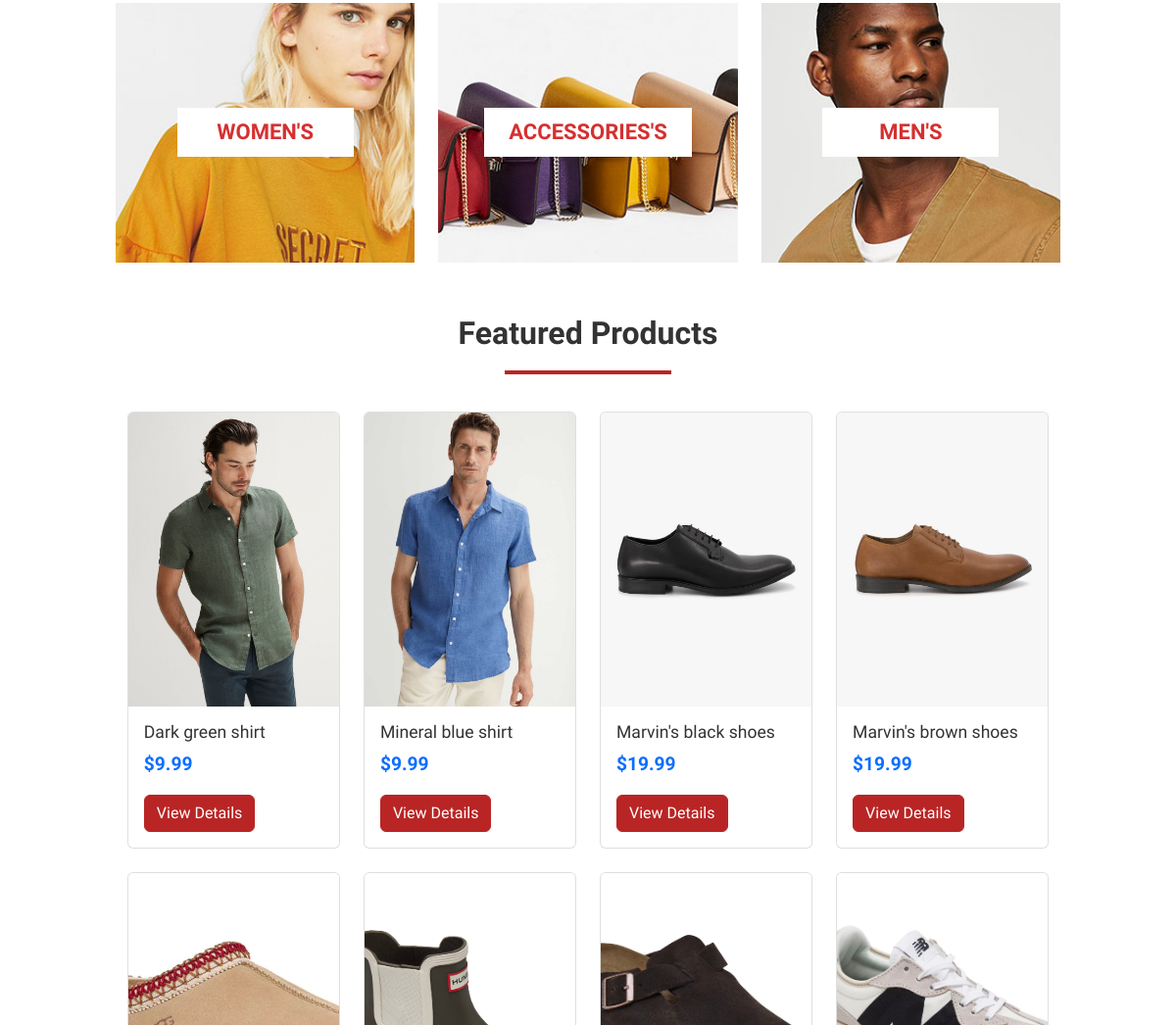
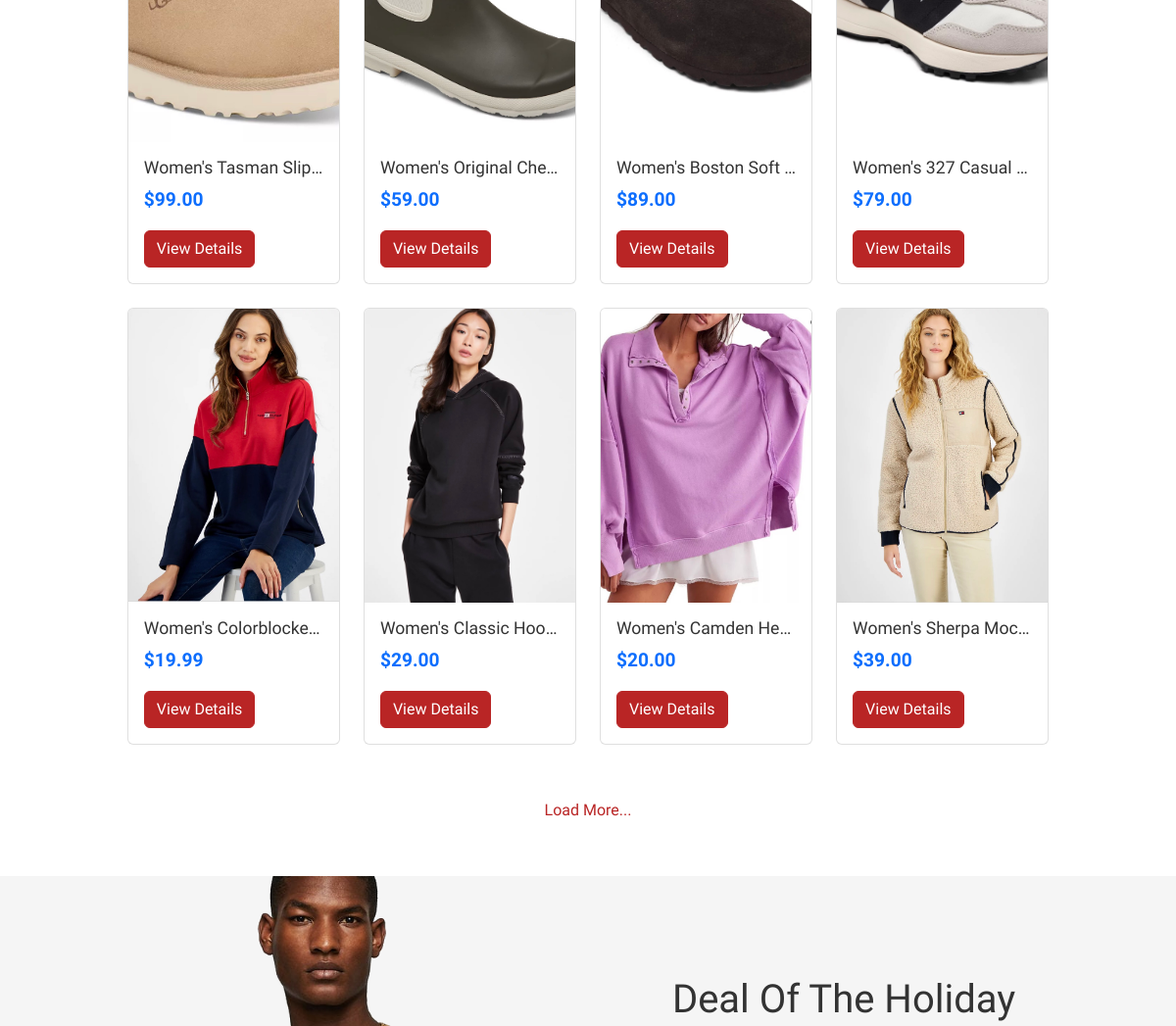
/ (middle part), run on an earlier commit of the app's database (2 pictures, top to bottom).
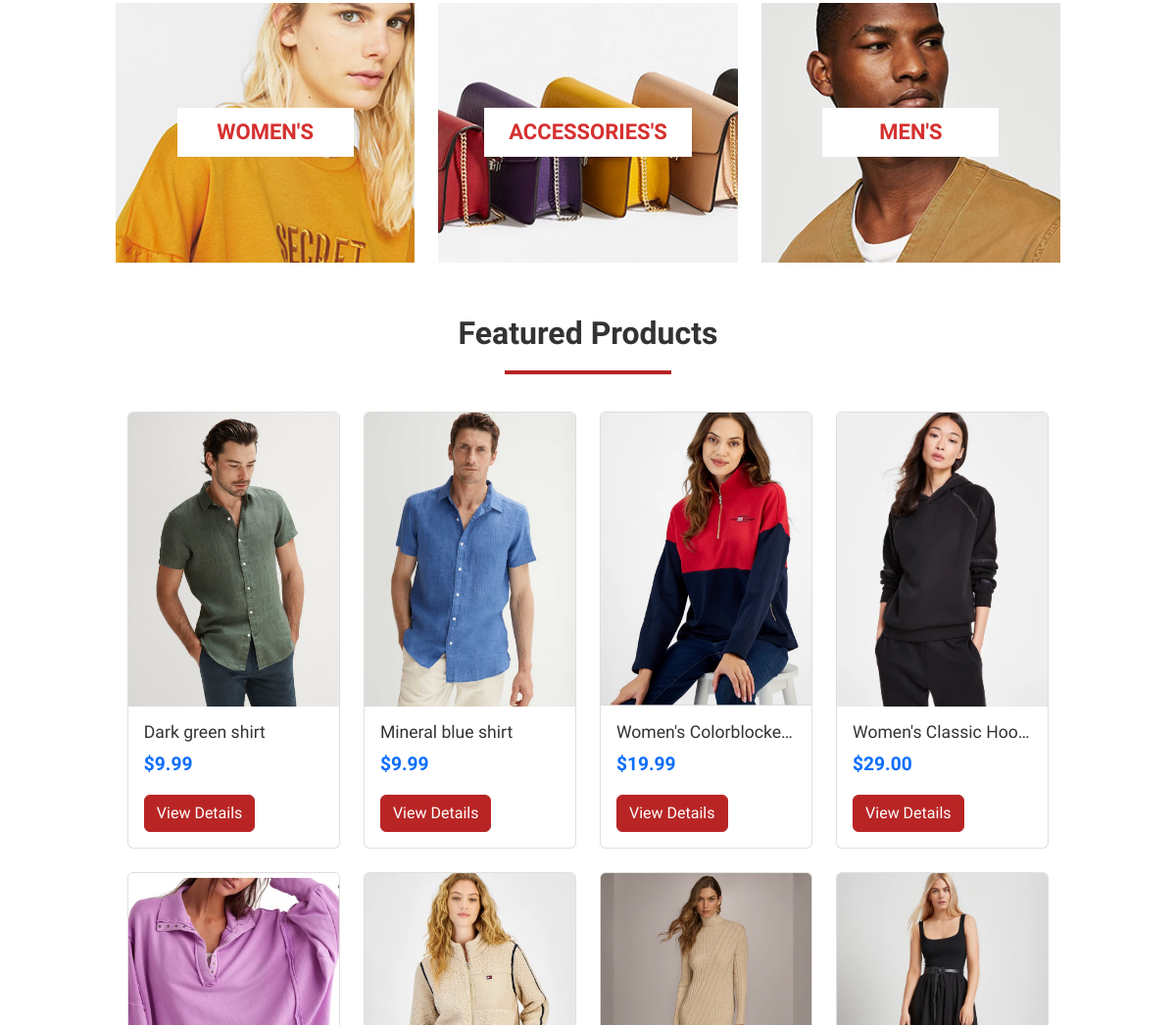
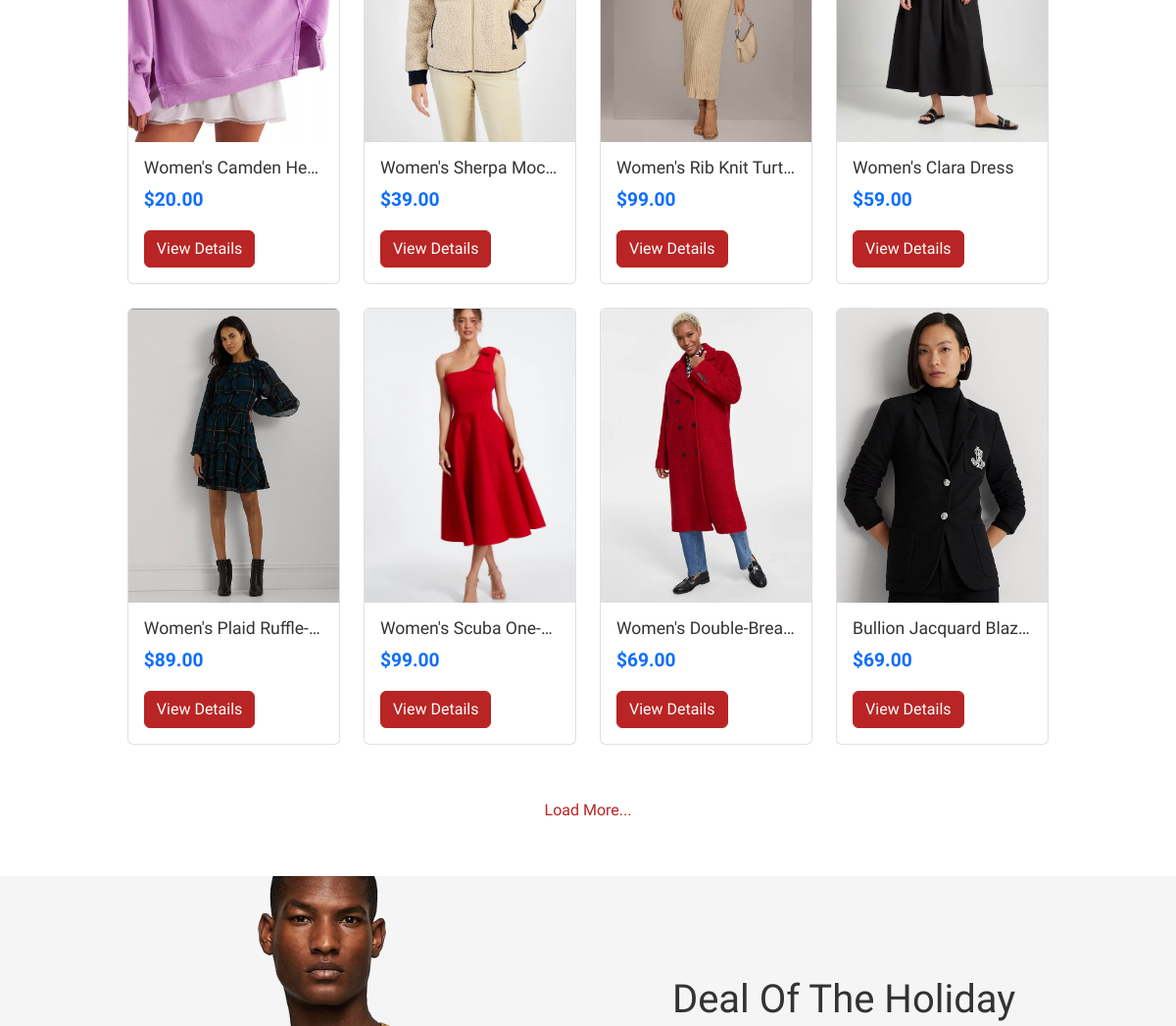
And on a later commit of the database (2 pictures, top to bottom).
### store/models.py (models this page shows, shortened)
class Product(models.Model):
    category = models.ForeignKey(Category, related_name='product', on_delete=models.CASCADE, null=True)
    title = models.CharField(max_length=250)
    brand = models.CharField(max_length=250, default='un-branded')
    description = models.TextField(blank=True)
    slug = models.SlugField(max_length=255)
    price = models.DecimalField(max_digits=6, decimal_places=2)
    image = models.ImageField(upload_to='images/')
    class Meta:
        verbose_name_plural = 'products'
    def get_absolute_url(self):
        return reverse('product-info', args=[self.slug])

### store/views.py (the view, shortened to what this page needs)
# urls.py: path('', include('store.urls')),
def store(request):
    products = Product.objects.all()
    categories = Category.objects.all()
    context = {
        'products': products,
        'categories': categories
    }
    return render(request, 'store/store.html', context)

### cart/context_processors.py (called while the page is built)
def cart(request):
    return {'cart': Cart(request)}

### store/context_processors.py (called while the page is built)
def categories(request):
    return {
        'categories': Category.objects.all()
    }

### store/models.py (called while the page is built)
    def get_absolute_url(self):
        return reverse('list-category', args=[self.slug])

### store/templates/store/store.html (shortened to what this page needs)
{% extends "./base.html" %}
{% load static %}
{% block content %}
<div class="container-fluid mt-4">
    <div class="banner">
        <div class="banner_container">
            <div class="row justify-content-center">
                <div class="col-md-4">
                    <div class="banner_item align-items-center"
                        style="background-image:url(../../../static/media/images/banner_1.jpg)">
                        <div class="banner_category">
                            <a>WOMEN's</a>
                        </div>
                    </div>
                </div>
                <div class="col-md-4">
                    <div class="banner_item align-items-center"
                        style="background-image:url(../../../static/media/images/banner_2.jpg)">
                        <div class="banner_category">
                            <a>ACCESSORIES'S</a>
                        </div>
                    </div>
                </div>
                <div class="col-md-4">
                    <div class="banner_item align-items-center"
                        style="background-image:url(../../../static/media/images/banner_3.jpg)">
                        <div class="banner_category">
                            <a>MEN'S</a>
                        </div>
                    </div>
                </div>
            </div>
        </div>
    </div>
    <div class="row">
        <div class="col-12">
            <div class="banner_container">
                <div class="row">
                    <div class="col text-center">
                        <div class="section_title fptitle mt-5">Featured Products</div>
                    </div>
                </div>
            </div>
            <br />
            <div id="product-container">
                {% for product in products %}
                {% if forloop.counter0|divisibleby:4 %}
                <div class="row banner_container {% if forloop.counter0 >= 12 %}hidden-row{% endif %}">
                    {% endif %}
                    <div class="col-md-3 mb-4">
                        <div class="card h-100">
                            <img class="card-img-top" src="{{ product.image.url }}" alt="{{ product.title }}"
                                style="height: 300px; object-fit: cover;">
                            <div class="card-body">
                                <h5 class="card-title">{{ product.title }}</h5>
                                <p class="card-text">${{ product.price }}</p>
                                <a href="{{ product.get_absolute_url }}" class="btn btn-primary">View Details</a>
                            </div>
                        </div>
                    </div>
                    {% if forloop.counter|divisibleby:4 or forloop.last %}
                </div>
                {% endif %}
                {% endfor %}
            </div>
            <div class="text-center mt-4">
                <button id="load-more" class="btn btn-loading">Load More...</button>
            </div>
        </div>
    </div>
</div>
<div class="deal_ofthe_week  mt-5">
    <div class="container">
        <div class="row align-items-center">
            <div class="col-lg-6">
                <div class="deal_ofthe_week_img">
                    <img src="../../../static/media/images/deal_ofthe_week.png" alt="">
                </div>
            </div>
            <div class="col-lg-6 text-right">
                <div class="deal_ofthe_week_content d-flex flex-column align-items-center float-right">
                    <div class="section_title">
                        <h1>Deal Of The Holiday</h1>
                    </div>
                </div>
            </div>
        </div>
    </div>
</div>
{% endblock %}

What changed in the data, as far as the page shows it:
removed Product: image (picture), title "Marvin's black shoes", price "19.99"
removed Product: image (picture), title "Marvin's brown shoes", price "19.99"
removed Product: image (picture), title "Women's Tasman Slip…", price "99.00"
removed Product: image (picture), title "Women's Original Che…", price "59.00"
removed Product: image (picture), title "Women's Boston Soft…", price "89.00"
removed Product: image (picture), title "Women's 327 Casual…", price "79.00"
now on this page (row unchanged): Product: image (picture), title "Women's Rib Knit Turt…", price "99.00"
now on this page (row unchanged): Product: image (picture), title "Women's Clara Dress", price "59.00"
now on this page (row unchanged): Product: image (picture), title "Women's Plaid Ruffle-…", price "89.00"
now on this page (row unchanged): Product: image (picture), title "Women's Scuba One-…", price "99.00"
now on this page (row unchanged): Product: image (picture), title "Women's Double-Brea…", price "69.00"
now on this page (row unchanged): Product: image (picture), title "Bullion Jacquard Blazer", price "69.00"
